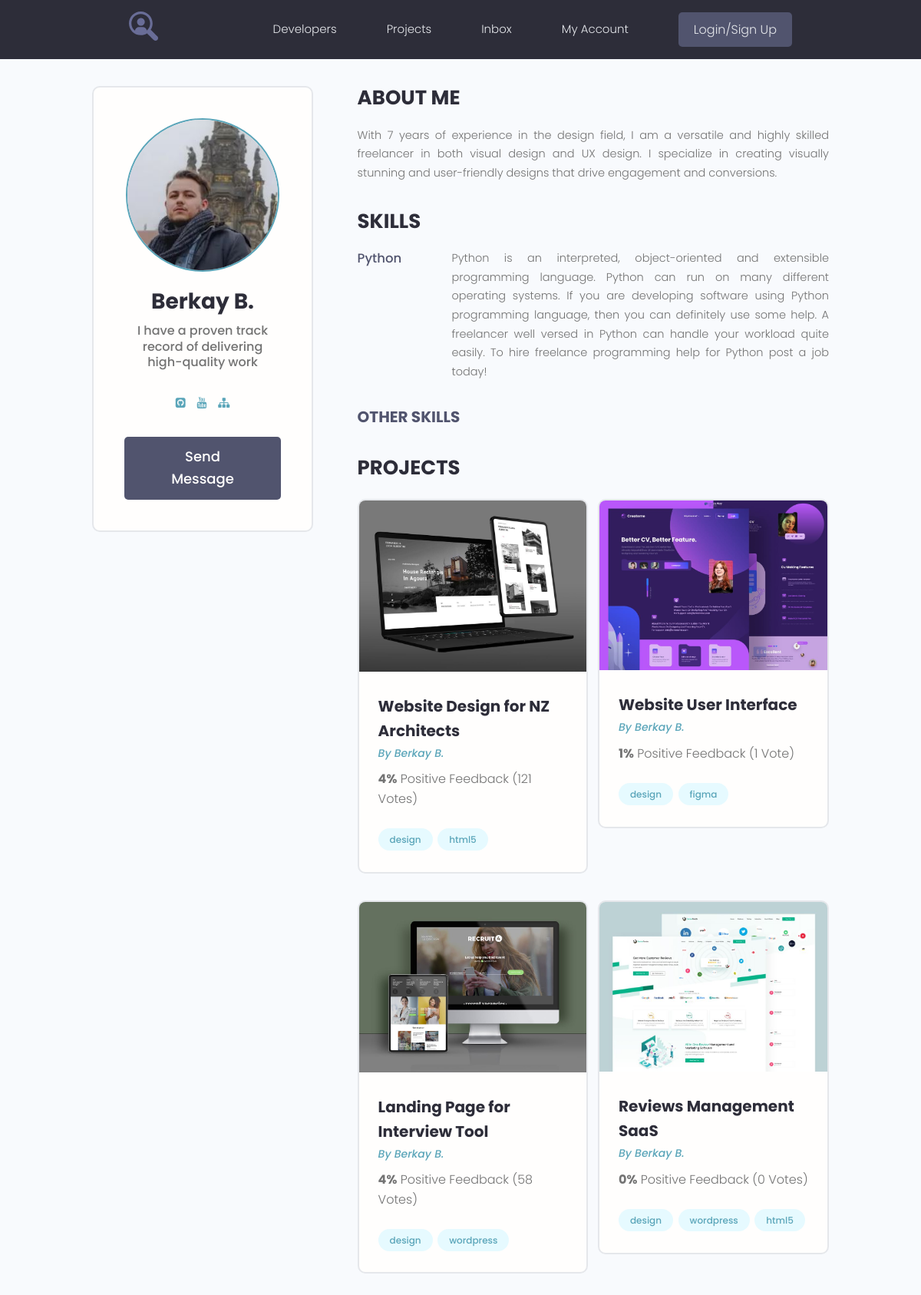
The app's page /profile/2/ with its own data.
### users/models.py (models this page shows, shortened)
class Profile(models.Model):
    user = models.OneToOneField(User, on_delete=models.CASCADE, null=True, blank=True)
    name = models.CharField(max_length=200, null=True, blank=True)
    email = models.EmailField(max_length=500, null=True, blank=True)
    username = models.CharField(max_length=200, null=True, blank=True)
    short_info = models.CharField(max_length=200, null=True, blank=True)
    bio = models.TextField(null=True, blank=True)
    profile_image = models.ImageField(upload_to="profiles/", default="profiles/user-default")
    social_github = models.CharField(max_length=200, null=True, blank=True)
    social_youtube = models.CharField(max_length=200, null=True, blank=True)
    social_website = models.CharField(max_length=200, null=True, blank=True)
    created = models.DateTimeField(auto_now_add=True)

class Skill(models.Model):
    owner = models.ForeignKey(Profile, on_delete=models.SET_NULL, null=True, blank=True)
    name = models.CharField(max_length=200, null=True, blank=True)
    description = models.TextField(null=True, blank=True)
    created = models.DateTimeField(auto_now_add=True)

### projects/models.py (models this page shows, shortened)
class Project(models.Model):
    owner = models.ForeignKey(Profile, on_delete=models.SET_NULL, null=True, blank=True)
    title = models.CharField(max_length=200)
    description = models.TextField(blank=True, null=True)
    featured_image = models.ImageField(upload_to="projects/%Y/%m/%d", default="default.jpg")
    demo_link = models.CharField(max_length=1000, blank=True, null=True)
    source_link = models.CharField(max_length=1000, blank=True, null=True)
    tags = models.ManyToManyField('Tag', blank=True)
    vote_total = models.IntegerField(default=0, blank=True, null=True)
    vote_ratio = models.IntegerField(default=0, blank=True, null=True)
    created = models.DateTimeField(auto_now_add=True)

class Tag(models.Model):
    name = models.CharField(max_length=200)
    created = models.DateTimeField(auto_now_add=True)
    def __str__(self):
        return self.name

### users/views.py (the view)
# urls.py: path('profile/<str:pk>/', views.user_profile, name='user_profile'),
def user_profile(request, pk):
    prof = Profile.objects.get(id=pk)
    top_skills = prof.skill_set.exclude(description__exact="")
    other_skills = prof.skill_set.filter(description="")
    context = {
        "profile": prof,
        "top_skills": top_skills,
        "other_skills": other_skills,
    }
    return render(request, "users/profile.html", context)

### users/templates/users/profile.html (shortened to what this page needs)
{% extends 'projects/base.html' %}
{% block content %}
  <main class="profile my-md">
    <div class="container">
      <div class="layout">
        <div class="column column--1of3">
          <div class="card text-center">
            <div class="card__body dev">
              <img class="avatar avatar--xl" src="{{ profile.profile_image.url }}" />
              <h2 class="dev__name">{{ profile.name }}</h2>
              <p class="dev__title">{{ profile.short_info }}</p>
              <ul class="dev__social">
                {% if profile.social_github %}
                <li>
                  <a title="Github" href="{{ profile.social_github }}" target="_blank"><i class="fa fa-github-square"></i></a>
                </li>
                {% endif %}
                {% if profile.social_youtube %}
                <li>
                  <a title="Youtube" href="{{ profile.social_youtube }}" target="_blank"><i class="fa fa-youtube"></i></a>
                </li>
                {% endif %}
                {% if profile.social_website %}
                <li>
                  <a title="Personal Website" href="{{ profile.social_website }}" target="_blank"><i class="fa fa-sitemap"></i></a>
                </li>
                {% endif %}
              </ul>
              <a href="#" class="btn btn--sub btn--lg">Send Message </a>
            </div>
          </div>
        </div>
        <div class="column column--2of3">
          <div class="devInfo">
            <h3 class="devInfo__title">About Me</h3>
            <p class="devInfo__about">
              {{ profile.bio }}
            </p>
          </div>
          <div class="devInfo">
            <h3 class="devInfo__title">Skills</h3>
            <div class="devInfo__skills">
              {% for skill in top_skills %}
              <div class="devSkill">
                <h4 class="devSkill__title">{{ skill.name }}</h4>
                <p class="devSkill__info">
                    {{ skill.description }}
                </p>
              </div>
              {% endfor %}
              <h3 class="devInfo__subtitle">Other Skills</h3>
            </div>
          </div>
          <div class="devInfo">
            <h3 class="devInfo__title">Projects</h3>
            <div class="grid grid--two">
              {% for project in profile.project_set.all %}
              <div class="column">
                <div class="card project">
                  <a href="{% url 'project' project.id %}" class="project">
                    <img class="project__thumbnail" src="{{ project.featured_image.url }}" alt="project thumbnail" />
                  </a>
                    <div class="card__body">
                      <h3 class="project__title">{{ project.title }}</h3>
                      <p><a class="project__author" href="{% url 'user_profile' project.owner.id %}">By {{ project.owner.name }}</a></p>
                      <p class="project--rating">
                        <span style="font-weight: bold;">{{ project.vote_ratio }}%</span> Positive
Feedback ({{ project.vote_total }} Vote{{ project.vote_total|pluralize:'s' }})
                      </p>
                      <div class="project__tags">
                        {% for tag in project.tags.all %}
                        <span class="tag tag--pill tag--main">
                          <small>{{ tag }}</small>
                        </span>
                        {% endfor %}
                      </div>
                    </div>
                </div>
              </div>
              {% endfor %}
            </div>
          </div>
        </div>
      </div>
    </div>
  </main>
{% endblock %}

### projects/static/styles/app.css (style rules this page uses)
:root { --color-sub: #2d2d39; }
.btn--sub { background-color: var(--color-sub-light); }
.card { border: 2px solid var(--color-light); }
img { width: 100%; }
.profile .card > .dev { padding: 4rem; }
.dev__name { color: var(--color-sub); font-size: 2.8rem; font-weight: 700; margin-top: 1rem; margin-bottom: 0.5rem; }
.dev__title { font-size: 1.6rem; font-weight: 500; line-height: 1.3; }
.dev__social { margin: 3rem 0; list-style: none; display: flex; justify-content: center; gap: 1.5rem; }
.devInfo { margin-bottom: 3rem; }
.devInfo__title, .devInfo__subtitle { font-size: 2.6rem; color: var(--color-sub); text-transform: uppercase; font-weight: 700; margin-bottom: 1.5rem; }
.devInfo__subtitle { font-size: 2rem; color: var(--color-sub-light); }
.devInfo__about, .devSkill__info { font-size: 1.45rem; line-height: 1.7; text-align: justify; }
.devSkill { margin-bottom: 3rem; }
.devSkill__title { font-size: 1.65rem; font-weight: 500; color: var(--color-sub-light); }
@media screen and (min-width: 700px) { .devSkill { display: flex; justify-content: space-between; gap: 3rem; } }
@media screen and (min-width: 700px) { .devSkill__info { flex-basis: 80%; } }
.project__author { font-size: 1.4rem; font-style: italic; }
.project--rating { margin-bottom: 1.6em; margin-top: .5em; }
.project__thumbnail { object-fit: cover; object-position: top center; width: 100%; }
.project__title { font-size: 2rem; font-weight: 700; color: var(--color-sub); }

### projects/static/uikit/styles/modules/_variables.css (style rules this page uses)
:root { --color-main: #5aa5b9; --color-main-light: #e6faff; --color-sub: #3f4156; --color-sub-light: #51546e; --color-sub-lighter: #ededfd; --color-text: #737373; --color-gray: #8b8b8b; --color-light: #e5e7eb; --color-light-gray: #767676; --color-bg: #f8fafd; --color-white: #fffefd; --color-white-light: #f3f3f3; --color-success: #359e64; --color-success-bg: #def8e8; --color-error: #fc4b0b; --color-error-bg: #fff2ee; --font-base: 'Poppins', arial, helvetica, 'Segoe UI', roboto, ubuntu, sans-serif; --font-monospace: 'Fira Code', 'Courier New', courier, monospace; --font-regular: 300; --font-medium: 500; --font-bold: 700; --generic-shadow: 1px 1px 5px #00000010; --generic-transition: all 0.3s ease-in-out; }

### projects/static/uikit/styles/modules/_base.css (style rules this page uses)
* { margin: 0; padding: 0; box-sizing: border-box; text-rendering: optimizeLegibility; color: inherit; font-size: inherit; }
html { font-size: 50%; }
@media only screen and (min-width: 480px) { html { font-size: 56.25%; } }
@media only screen and (min-width: 1200px) { html { font-size: 62.5%; } }
body { line-height: 1.6; font-weight: 400; font-size: 1.5rem; color: var(--color-text); background-color: var(--color-bg); min-height: 100vh; }

### projects/static/uikit/styles/modules/_typography.css (style rules this page uses)
* { font-family: var(--font-base); }
h2 { font-size: 3.6rem; font-weight: var(--font-bold); }
h3 { font-size: 3.2rem; font-weight: var(--font-medium); }
h4 { font-size: 2.8rem; font-weight: var(--font-medium); }
p, span, strong { font-size: 1.6rem; color: var(--color-text); font-weight: var(--font-regular); }
a { padding-bottom: 2px; text-decoration: none; display: inline-block; color: var(--color-main); font-weight: var(--font-medium); }

### projects/static/uikit/styles/modules/_utilities.css (style rules this page uses)
.container { width: 92%; max-width: 165rem; margin: 0 auto; box-sizing: border-box; }
@media screen and (min-width: 1000px) { .container { width: 90%; } }
@media screen and (min-width: 1200px) { .container { width: 80%; } }
.text-center { text-align: center; }
.my-md { margin: 3rem auto; }

### projects/static/uikit/styles/modules/_avatar.css (style rules this page uses)
.avatar { border-radius: 50%; border: 2px solid var(--color-main); object-fit: cover; }
.avatar--xl { height: 20rem; width: 20rem; }

### projects/static/uikit/styles/modules/_button.css (style rules this page uses)
.btn { display: inline-block; position: relative; cursor: pointer; background-color: var(--color-light); font-weight: var(--font-medium); color: var(--color-sub); text-decoration: none; padding: 1rem 2rem; border-radius: 0.5rem; border: none; width: -webkit-fit-content; width: -moz-fit-content; width: fit-content; height: -webkit-fit-content; height: -moz-fit-content; height: fit-content; font-size: 1.6rem; outline-width: 0; outline-color: transparent; -webkit-backface-visibility: hidden; backface-visibility: hidden; transition: all 0.3s ease-in-out; }
.btn--sub { background-color: var(--color-sub); color: var(--color-white); }
.btn--lg { font-size: 1.8rem; padding: 1.2rem 4.5rem; }

### projects/static/uikit/styles/modules/_card.css (style rules this page uses)
.card { border-radius: 1rem; background-color: var(--color-white); border: 1.5px solid var(--color-light); width: auto; height: auto; margin-top: 0.5rem; margin-bottom: 0.5rem; overflow: hidden; }
.card__body, .card__header { padding: 2rem 2.5rem; }

### records on screen
Profile: profile_image (picture), name "Berkay B.", short_info "I have a proven track record of delivering high-quality work", bio "With 7 years of experience in the design field, I am a versatile and highly skilled freelancer in both visual design and UX design. I specialize in creating visually stunning and user-friendly designs that drive engagement and conversions."
Skill: name "Python", description "Python is an interpreted, object-oriented and extensible programming language. Python can run on many different operating systems. If you are developing software using Python programming language, then you can definitely use some help. A freelancer well versed in Python can handle your workload quite easily. To hire freelance programming help for Python post a job today!"
Project: featured_image (picture), title "Website Design for NZ Architects", owner.name "Berkay B.", vote_ratio "4", vote_total "121"
Tag: name "design"
Tag: name "html5"
Project: featured_image (picture), title "Website User Interface", owner.name "Berkay B.", vote_ratio "1", vote_total "1"
Tag: name "figma"
Project: featured_image (picture), title "Landing Page for Interview Tool", owner.name "Berkay B.", vote_ratio "4", vote_total "58"
Tag: name "wordpress"
Project: featured_image (picture), title "Reviews Management SaaS", owner.name "Berkay B.", vote_ratio "0", vote_total "0"
